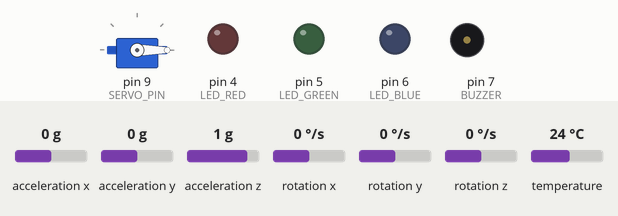
Bench run of a sketch on a simulated Arduino Uno, built with avr-gcc and run on an emulated ATmega328P. Shown: servo, output pins drawn as LEDs (lit = HIGH), buzzer (waves = sounding, pin HIGH). The test bench sets the inputs (shaded band); at power-on: acceleration x 0 g, acceleration y 0 g, acceleration z 1 g, rotation x 0 °/s, rotation y 0 °/s, rotation z 0 °/s, temperature 24 °C. What the sketch prints to the serial monitor is not drawn.

Above: at 7.4 s.
7.5 s: acceleration x set to -0.7 g
10.5 s: acceleration x set to -1 g
At 11.8 s:
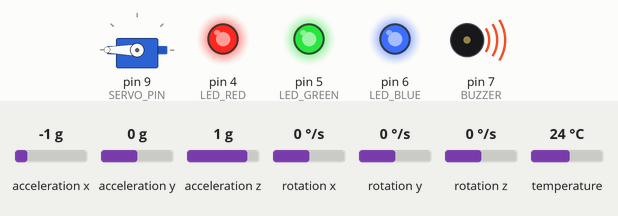
Timing chart, 0 to 13.5 s (numbered marks = the images above; inputs shaded):
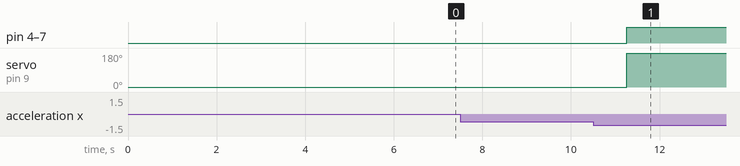

The sketch:

odak_arduino.ino
```cpp
// ============================================================
// odak_arduino.ino
// ODAK — Otomatik Deprem Acil Kesicisi
// Arduino Uno  |  HC-06 Bluetooth (SPP)  |  v3.2 (Servo + MPU Optim)
//
// Donanım:
//   MPU6050     → A4 (SDA), A5 (SCL) — Uno sabit I2C pinleri
//   LED Kırmızı → Pin 4  —— Deprem + genel alarm
//   LED Yeşil   → Pin 5  —— Doğalgaz alarm (yandığında = alarm)
//   LED Mavi    → Pin 6  —— Elektrik alarm (yandığında = alarm)
//   Buzzer      → Pin 7
//   Servo Motor → Pin 9  —— Depremde 180°, normalda 0°
//   HC-06 TX    → Pin 10 (Arduino SoftwareSerial RX)
//   HC-06 RX    → Pin 11 (Arduino SoftwareSerial TX) + volt bölücü!
//
// NOT: HC-06 sadece SLAVE modda çalışır (bağlantıyı hep telefon başlatır).
//      AT komutları: cihaz bağlı değilken Serial'dan AT gönderilir (baud 9600).
//      HC-06 AT Komutları:
//        AT→OK  |  AT+NAMEodak→OKsetname  |  AT+PIN1234→OKsetPIN
//
// Kütüphaneler (Arduino IDE Library Manager):
//   - "Adafruit MPU6050" by Adafruit
//   - "Adafruit Unified Sensor" by Adafruit (bağımlılık)
//   - Wire → Arduino ile gelir
//   - SoftwareSerial → Arduino ile gelir
//   - Servo → Arduino ile gelir
//
// Bluetooth Protokolü:
//   Arduino → Telefon: STATUS:deprem=X,gaz=X,elek=X,sayac=X,esik=X.X,uptime=X\n
//   Telefon → Arduino: CMD:dogalgaz_ac\n | CMD:elektrik_ac\n |
//   CMD:reset_alarm\n | CMD:durum\n Arduino yanıt:     OK:komut_adi\n |
//   ERR:aciklama\n
//
// HC-06 Bluetooth Ayarları:
//   Cihaz Adı: HC-06 (veya AT+NAME komutuyla değiştirin)
//   PIN Kodu:  1234  (AT+PIN1234 komutuyla değiştirildiğinde)
//   Baud Rate: 9600 (varsayılan, AT+BAUD4 ile değiştirilebilir)
// ============================================================

#include <Adafruit_MPU6050.h>
#include <Adafruit_Sensor.h>
#include <SoftwareSerial.h>
#include <Wire.h>
#include <math.h>
#include <Servo.h>

// ---------------- HC-06 Bluetooth ----------------
// HC-06 TX → Arduino Pin 10 (RX)
// HC-06 RX → Arduino Pin 11 (TX) — voltaj bölücü gerekli!
SoftwareSerial btSerial(10, 11); // RX, TX

// ---------------- MPU ----------------
Adafruit_MPU6050 mpu;

// ---------------- Servo Motor ----------------
Servo myServo;
#define SERVO_PIN 9

// ---------------- Kalibrasyon ----------------
float offsetX = 0;
float offsetY = 0;
float offsetZ = 0;

float esik_deger = 3.0;
int deprem_sayaci = 0;
bool deprem_olduMu = false;

// ---------------- Cihaz Durumu ----------------
bool gaz_acik = true;      // true = gaz açık (güvende), false = kapalı (alarm)
bool elektrik_acik = true; // true = elektrik açık (güvende), false = kesildi

// ---------------- Pinler ----------------
#define LED_RED 4
#define LED_GREEN 5
#define BUZZER 7
#define LED_BLUE 6

// ---------------- Zamanlayıcılar ----------------
unsigned long sonDurumGonderimi = 0;
const unsigned long DURUM_ARALIGI = 2000; // 2 saniye

// ---------------- Bluetooth Veri Tamponu ----------------
String btBuffer = "";
const int BT_BUFFER_MAX = 64;

// ============================================================
// LED / Alarm fonksiyonları
// ============================================================

// Gaz geri açıldı — yalnızca gaz LED'ini söndür
void gazAc() {
  Serial.println(F("[CMD] DOGALGAZ GERI ACILIYOR..."));
  gaz_acik = true;
  digitalWrite(LED_GREEN, LOW); // Yeşil LED söner (gaz güvende)
  myServo.write(0);             // Servo 0° (normal pos)
  // Eğer elektrik de açıksa ve deprem bitmişse buzzer + kırmızı sönsün
  if (elektrik_acik && !deprem_olduMu) {
    digitalWrite(LED_RED, LOW);
    digitalWrite(BUZZER, LOW);
  }
  btSerial.println(F("OK:dogalgaz_ac"));
}

// Elektrik geri verildi — yalnızca elektrik LED'ini söndür
void elektrikAc() {
  Serial.println(F("[CMD] ELEKTRIK GERI VERILIYOR..."));
  elektrik_acik = true;
  digitalWrite(LED_BLUE, LOW); // Mavi LED söner (elektrik güvende)
  myServo.write(0);            // Servo 0° (normal pos)
  // Eğer gaz da açıksa ve deprem bitmişse buzzer + kırmızı sönsün
  if (gaz_acik && !deprem_olduMu) {
    digitalWrite(LED_RED, LOW);
    digitalWrite(BUZZER, LOW);
  }
  btSerial.println(F("OK:elektrik_ac"));
}

// Tam alarm: deprem algılandı → her şeyi kapat + servo 180°
void alarmVer() {
  Serial.println(F("[ALARM] DEPREM ALGILANDI — GAZ VE ELEKTRIK KESILIYOR!"));
  deprem_olduMu = true;
  gaz_acik = false;
  elektrik_acik = false;

  digitalWrite(LED_RED, HIGH);   // Kırmızı → deprem
  digitalWrite(BUZZER, HIGH);    // Buzzer çal
  digitalWrite(LED_GREEN, HIGH); // Yeşil → gaz alarmı
  digitalWrite(LED_BLUE, HIGH);  // Mavi  → elektrik alarmı
  myServo.write(180);            // Servo 180° (acil durum)

  // Deprem bildirimi gönder
  btSerial.println(F("ALARM:deprem_algilandi"));
}

// Tüm alarmı sıfırla: gaz + elektrik AÇILIR, LED'ler söner, servo normal
void alarmSifirla() {
  Serial.println(F("[CMD] ALARM SIFIRLANIYOR — TUM SISTEMLER ACILIYOR..."));
  deprem_olduMu = false;
  deprem_sayaci = 0;
  gaz_acik = true;
  elektrik_acik = true;

  digitalWrite(LED_RED, LOW);
  digitalWrite(BUZZER, LOW);
  digitalWrite(LED_GREEN, LOW);
  digitalWrite(LED_BLUE, LOW);
  myServo.write(0); // Servo 0° (normal)

  btSerial.println(F("OK:reset_alarm"));
}

// ============================================================
// Bluetooth Durum Gönderimi
// ============================================================
void durumGonder() {
  // Format: STATUS:deprem=X,gaz=X,elek=X,sayac=X,esik=X.X,uptime=X
  btSerial.print(F("STATUS:deprem="));
  btSerial.print(deprem_olduMu ? 1 : 0);
  btSerial.print(F(",gaz="));
  btSerial.print(gaz_acik ? 1 : 0);
  btSerial.print(F(",elek="));
  btSerial.print(elektrik_acik ? 1 : 0);
  btSerial.print(F(",sayac="));
  btSerial.print(deprem_sayaci);
  btSerial.print(F(",esik="));
  btSerial.print(esik_deger, 1);
  btSerial.print(F(",uptime="));
  btSerial.println(millis() / 1000);
}

// ============================================================
// Bluetooth Komut İşleme
// ============================================================
void komutIsle(String komut) {
  komut.trim();

  Serial.print(F("[BT] Gelen: "));
  Serial.println(komut);

  // CMD: önekini kontrol et
  if (!komut.startsWith("CMD:")) {
    btSerial.println(F("ERR:gecersiz_format"));
    return;
  }

  // CMD: önekini kaldır
  String cmd = komut.substring(4);

  if (cmd == "dogalgaz_ac") {
    gazAc();
  } else if (cmd == "elektrik_ac") {
    elektrikAc();
  } else if (cmd == "reset_alarm") {
    alarmSifirla();
  } else if (cmd == "durum") {
    durumGonder();
  } else {
    btSerial.print(F("ERR:bilinmeyen_komut:"));
    btSerial.println(cmd);
  }
}

// ============================================================
// Bluetooth Veri Okuma
// ============================================================
void bluetoothOku() {
  while (btSerial.available()) {
    char c = (char)btSerial.read();

    if (c == '\n' || c == '\r') {
      if (btBuffer.length() > 0) {
        komutIsle(btBuffer);
        btBuffer = "";
      }
    } else {
      if (btBuffer.length() < BT_BUFFER_MAX) {
        btBuffer += c;
      } else {
        // Buffer taştı — sıfırla
        btBuffer = "";
        btSerial.println(F("ERR:buffer_tasti"));
      }
    }
  }
}

// ============================================================
// Deprem ölçüm algoritması (v3.2 — Servo kontrolü ile)
// ============================================================
float readAverageDeviation() {
  float sumDeviation = 0.0;

  for (int i = 0; i < 5; i++) {
    sensors_event_t a, g, temp;
    mpu.getEvent(&a, &g, &temp);

    float ax = a.acceleration.x - offsetX;
    float ay = a.acceleration.y - offsetY + 9.81;  // Gravity component
    float az = a.acceleration.z - offsetZ;

    float totalAccel = sqrt(ax * ax + ay * ay + az * az);
    float deviation = fabs(totalAccel - 9.81);

    sumDeviation += deviation;
    delay(20);
  }

  return sumDeviation / 5.0;
}

// ============================================================
// SETUP
// ============================================================
void setup() {
  Serial.begin(9600);
  btSerial.begin(9600); // HC-06 varsayılan baud rate

  delay(1000);

  Serial.println(F(""));
  Serial.println(F("================================"));
  Serial.println(F("  ODAK — Deprem Guvenlik Sistemi"));
  Serial.println(F("  Arduino Uno | HC-06 Bluetooth"));
  Serial.println(F("  Versiyon: 3.2 (Servo + MPU)"));
  Serial.println(F("================================"));
  Serial.println(F(""));

  // ---- Pinler ----
  pinMode(LED_RED, OUTPUT);
  pinMode(LED_GREEN, OUTPUT);
  pinMode(BUZZER, OUTPUT);
  pinMode(LED_BLUE, OUTPUT);

  // Başlangıçta hepsi söndürülmüş (güvenli mod)
  digitalWrite(LED_RED, LOW);
  digitalWrite(LED_GREEN, LOW);
  digitalWrite(BUZZER, LOW);
  digitalWrite(LED_BLUE, LOW);

  // ---- Servo Motor ----
  myServo.attach(SERVO_PIN);
  myServo.write(0);  // Normal pozisyon (0°)

  // ---- I2C + MPU6050 ----
  Wire.begin();
  Serial.println(F("[HW] Wire basladi"));

  Serial.println(F("[HW] MPU6050 araniyor..."));
  if (!mpu.begin()) {
    Serial.println(F("[HATA] MPU6050 bulunamadi! Kablolari kontrol edin."));
    btSerial.println(F("ERR:mpu6050_bulunamadi"));
    // Hata: kırmızı LED hızlı blink - sonsuz döngü
    while (1) {
      digitalWrite(LED_RED, HIGH);
      delay(200);
      digitalWrite(LED_RED, LOW);
      delay(200);
    }
  }
  Serial.println(F("[HW] MPU6050 bulundu!"));

  // ---- Kalibrasyon ----
  Serial.println(F("[CAL] Kalibrasyon basliyor (2 sn bekleyin)..."));
  btSerial.println(F("INFO:kalibrasyon_basliyor"));
  delay(2000);

  int n = 200;
  for (int i = 0; i < n; i++) {
    sensors_event_t a, g, temp;
    mpu.getEvent(&a, &g, &temp);
    offsetX += a.acceleration.x;
    offsetY += a.acceleration.y;
    offsetZ += a.acceleration.z;
    delay(10);
  }
  offsetX /= n;
  offsetY /= n;
  offsetZ /= n;

  Serial.println(F("[CAL] Offset degerleri:"));
  Serial.print(F("      X: "));
  Serial.print(offsetX, 4);
  Serial.print(F("  Y: "));
  Serial.print(offsetY, 4);
  Serial.print(F("  Z: "));
  Serial.println(offsetZ, 4);

  mpu.setAccelerometerRange(MPU6050_RANGE_8_G);
  mpu.setFilterBandwidth(MPU6050_BAND_21_HZ);
  Serial.println(F("[HW] MPU6050 hazir!"));
  Serial.println(F("[HW] Servo Motor hazir (Pin 9)!"));

  // ---- Bluetooth Hazır ----
  Serial.println(F(""));
  Serial.println(F("[BT] HC-06 hazir (9600 baud)"));
  Serial.println(F("[BT] Cihaz Adi: ODAK_Sistem"));
  Serial.println(F("[BT] PIN: 1234"));
  Serial.println(F(""));
  Serial.println(F("=== LED Tablosu ==="));
  Serial.println(F("  Kirmizi + Buzzer  -> Deprem algilandi"));
  Serial.println(F("  Yesil (yanar)     -> Dogalgaz alarm (kapali)"));
  Serial.println(F("  Mavi  (yanar)     -> Elektrik alarm (kesili)"));
  Serial.println(F("=== Servo ==="));
  Serial.println(F("  0°   -> Normal (guvenli)"));
  Serial.println(F("  180° -> Deprem (acil kapatma)"));
  Serial.println(F("=================================="));
  Serial.println(F(""));
  Serial.println(F("*** Telefondan Bluetooth ile baglanin ***"));
  Serial.println(F(""));

  btSerial.println(F("INFO:sistem_hazir"));
}

// ============================================================
// LOOP
// ============================================================
void loop() {
  // Bluetooth komutlarını her zaman kontrol et
  bluetoothOku();

  // Periyodik durum gönderimi (her 2 saniye)
  unsigned long simdi = millis();
  if (simdi - sonDurumGonderimi >= DURUM_ARALIGI) {
    sonDurumGonderimi = simdi;
    durumGonder();
  }

  // Deprem zaten tespit edilmişse ölçüm yapma, sadece BT dinle
  if (deprem_olduMu) {
    delay(10);
    return;
  }

  // Ölçüm yap
  float ort_sapma = readAverageDeviation();

  // Her ölçümde Serial'a yazdır (debug)
  Serial.print(F("[MPU] Ort. sapma: "));
  Serial.print(ort_sapma, 4);
  Serial.print(F(" (esik: "));
  Serial.print(esik_deger, 1);
  Serial.println(F(")"));

  if (ort_sapma > esik_deger) {
    deprem_sayaci++;
    Serial.print(F("[MPU] Deprem sayaci: "));
    Serial.print(deprem_sayaci);
    Serial.println(F("/3"));
  } else {
    deprem_sayaci = 0;
  }

  if (deprem_sayaci >= 3) {
    alarmVer();
  }

  delay(100);
}
```

Measured:
- the behaviour switches between -0.8 and -0.9 g on acceleration x (found by bisection; images 0 and 1)
- after the input at 7.5 s, every drawn part: stays the same
- after the input at 10.5 s, pin 4 (LED_RED), pin 5 (LED_GREEN), pin 6 (LED_BLUE), pin 7 (BUZZER): LOW → HIGH after 0.76 s; servo on pin 9 (SERVO_PIN): 0° → 180° after 0.76 s
